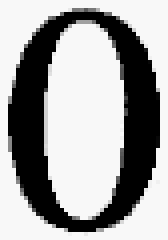
//> input picture openCVtest/ocr_templete/0_1.bmp, 42 x 60 px (shown 4 times larger)
$ ./test ocr_templete/0_1.bmp   (built with g++ and OpenCV 4)
//> lines starting //> are read from the running program, lines starting //| are printed output that depends on the picture; after the words box and inside, x2 and y2 are one past the last pixel; in counts of white or black regions, pixels touching at a corner belong together
### openCVtest/BlobLabeling.h
////////////////////////////////////////////////////
//
//  클래스 : CBlobLabeling
//
//                    by 마틴(http://martinblog.net)
#pragma once

#include <cv.h>
#include <highgui.h>

typedef struct
{
	bool	bVisitedFlag;
	CvPoint ptReturnPoint;
} Visited;

class  CBlobLabeling
{
public:
	CBlobLabeling(void);
public:
	~CBlobLabeling(void);

public:
	IplImage*	m_Image;				// 레이블링을 위한 이미지
	int			m_nThreshold;			// 레이블링 스레스홀드 값
	Visited*	m_vPoint;				// 레이블링시 방문정보
	int			m_nBlobs;				// 레이블의 갯수
	CvRect*		m_recBlobs;				// 각 레이블 정보


public:
	// 레이블링 이미지 선택
	void		SetParam(IplImage* image, int nThreshold);

	// 레이블링(실행)
	void		DoLabeling();

private:
	// 레이블링(동작)
	int		 Labeling(IplImage* image, int nThreshold);

	// 포인트 초기화
	void	 InitvPoint(int nWidth, int nHeight);
	void	 DeletevPoint();

	// 레이블링 결과 얻기
	void	 DetectLabelingRegion(int nLabelNumber, unsigned char *DataBuf, int nWidth, int nHeight);

	// 레이블링(실제 알고리즘)
	int		_Labeling(unsigned char *DataBuf, int nWidth, int nHeight, int nThreshold);

	// _Labling 내부 사용 함수
	int		__NRFIndNeighbor(unsigned char *DataBuf, int nWidth, int nHeight, int nPosX, int nPosY, int *StartX, int *StartY, int *EndX, int *EndY );
	int		__Area(unsigned char *DataBuf, int StartX, int StartY, int EndX, int EndY, int nWidth, int nLevel);
};

### openCVtest/BlobLabeling.cpp
//#include "StdAfx.h"
#include "BlobLabeling.h"

#define _DEF_MAX_BLOBS		10000
#define _DEF_MAX_LABEL		  100

CBlobLabeling::CBlobLabeling(void)
{
	m_nThreshold	= 0;
	m_nBlobs		= _DEF_MAX_BLOBS;
	m_Image			= NULL;
	m_recBlobs		= NULL;
}

CBlobLabeling::~CBlobLabeling(void)
{
	if( m_Image != NULL )	cvReleaseImage( &m_Image );

	if( m_recBlobs != NULL )
	{
		delete m_recBlobs;
		m_recBlobs = NULL;
	}
}

void CBlobLabeling::SetParam(IplImage* image, int nThreshold)
{
	if( m_recBlobs != NULL )
	{
		delete m_recBlobs;

		m_recBlobs	= NULL;
		m_nBlobs	= _DEF_MAX_BLOBS;
	}

	if( m_Image != NULL )	cvReleaseImage( &m_Image );

	m_Image			= cvCloneImage( image );

	m_nThreshold	= nThreshold;
}

void CBlobLabeling::DoLabeling()
{
	m_nBlobs = Labeling(m_Image, m_nThreshold);
}

int CBlobLabeling::Labeling(IplImage* image, int nThreshold)
{
	if( image->nChannels != 1 ) 	return 0;

	int nNumber;

	int nWidth	= image->width;
	int nHeight = image->height;

	unsigned char* tmpBuf = new unsigned char [nWidth * nHeight];

	int i,j;

	for(j=0;j<nHeight;j++)
	for(i=0;i<nWidth ;i++)
		tmpBuf[j*nWidth+i] = (unsigned char)image->imageData[j*image->widthStep+i];

	// 레이블링을 위한 포인트 초기화
	InitvPoint(nWidth, nHeight);

	// 레이블링
	nNumber = _Labeling(tmpBuf, nWidth, nHeight, nThreshold);

	// 포인트 메모리 해제
	DeletevPoint();

	if( nNumber != _DEF_MAX_BLOBS )		m_recBlobs = new CvRect [nNumber];

	if( nNumber != 0 )	DetectLabelingRegion(nNumber, tmpBuf, nWidth, nHeight);

	for(j=0;j<nHeight;j++)
	for(i=0;i<nWidth ;i++)
		image->imageData[j*image->widthStep+i] = tmpBuf[j*nWidth+i];

	delete tmpBuf;
	return nNumber;
}

// m_vPoint 초기화 함수
void CBlobLabeling::InitvPoint(int nWidth, int nHeight)
{
	int nX, nY;

	m_vPoint = new Visited [nWidth * nHeight];

	for(nY = 0; nY < nHeight; nY++)
	{
		for(nX = 0; nX < nWidth; nX++)
		{
			m_vPoint[nY * nWidth + nX].bVisitedFlag		= FALSE;
			m_vPoint[nY * nWidth + nX].ptReturnPoint.x	= nX;
			m_vPoint[nY * nWidth + nX].ptReturnPoint.y	= nY;
		}
	}
}

// [219 lines left out: functions DeletevPoint, _Labeling, DetectLabelingRegion, __NRFIndNeighbor, __Area, not called in this run]

### openCVtest/test.cpp
#include <opencv2/core/core.hpp>
#include <opencv2/imgproc/imgproc.hpp>
#include <opencv2/features2d/features2d.hpp>
#include <opencv2/highgui/highgui.hpp>
#include <vector>
#include <string>
#include <iostream>
#include "BlobLabeling.h"

#define RED_MASK 0xF800
#define GREEN_MASK 0x07E0
#define BLUE_MASK 0x001F

#define TEMPLATE_NUM 39
#define TEMPLATE_FONT 2

using namespace cv;
using namespace std;

IplImage *tImage[TEMPLATE_NUM][2];
int objCenterPosition[TEMPLATE_NUM][2];


// [94 lines left out: functions rgb565to888, matching, not called in this run]

IplImage* img_resize(IplImage* src_img, int height)
{
    IplImage* des_img;
    float scale;
         //세로  맞춤
	 scale = height/float(src_img->height);
    des_img=cvCreateImage(cvSize((src_img->width)*scale,(src_img->height)*scale),src_img->depth,src_img->nChannels);
    cvResize(src_img,des_img,CV_INTER_LINEAR);
    return des_img;
}

// [10 lines left out: function img_resizeto_screen, not called in this run]


int main( int argc, char** argv )
{
	 string definedInt1,definedInt2;
	 int definedIntStartFlg = 0;
	 int definedIntEndFlg = 0;
	 string definedIntVariable;
	 IplImage* pRgbImg = cvLoadImage(argv[1], 1 );
//> pRgbImg is the input picture: 60 rows x 42 cols, CV_8UC3; min 0, max 248, mean 160.7
    IplImage* pGrayImg = cvCreateImage(cvGetSize(pRgbImg),IPL_DEPTH_8U,1);


    IplImage labeledImg;
    //Mat* pMatLabeled;
    //Mat MatLabeled;
    vector<KeyPoint> v;

	 string formula;
	 string strTemp = "";
	 string outFormula;
	 imshow( "Original", pRgbImg );
//> (this line was passed over: imshow is not available in this run)

	//밝게
	//cvAddS(pRgbImg, CV_RGB(100,100,100), pRgbImg, NULL);

 	imshow( "Light", pRgbImg );
//> (this line was passed over: imshow is not available in this run)
	 //흑백 변환
	printf( "Gray scale Process\n" );
	cvCvtColor(pRgbImg,pGrayImg,CV_BGR2GRAY);
	imshow( "Gray", pGrayImg );
//> (this line was passed over: imshow is not available in this run)

//히스토그램
	// cvEqualizeHist(pGrayImg, pGrayImg);
//	imshow( "Histogram", pRgbImg );

	printf( "Image resize Process\n" );
	//300 , 400, 500 ,700 ,800 ~ height resize for templete
	 pGrayImg = img_resize(pGrayImg, 400);
//> in img_resize, `cvResize(src_img,des_img,CV_INTER_LINEAR);`:
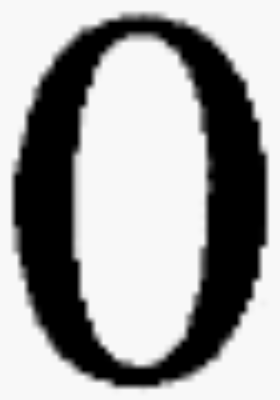
//> des_img: 400 rows x 280 cols, CV_8UC1; min 0, max 248, mean 160.6
	 imshow( "RESIZE", pGrayImg ); //arm에선 작동안함..
//> (this line was passed over: imshow is not available in this run)

	printf ("Binary Process\n" );
	 //binary Process 반전
	 cvAdaptiveThreshold(pGrayImg, pGrayImg, 255, CV_ADAPTIVE_THRESH_MEAN_C, CV_THRESH_BINARY_INV, 51, 10);
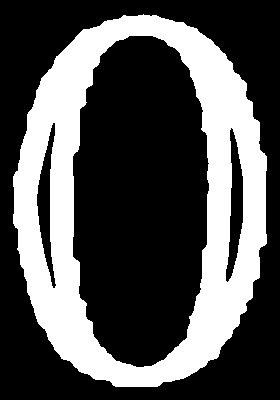
//> pGrayImg: 400 rows x 280 cols, CV_8UC1; 32.4% white; 1 white region, box (x1, y1, x2, y2) and area: (13, 14, 267, 387) 36339
    //cvThreshold(pGrayImg, pGrayImg, 10.0, 255.0, CV_THRESH_BINARY_INV | CV_THRESH_OTSU);
 	 //threshold(pGrayImg, pGrayImg, 127, 255, CV_THRESH_BINARY_INV | CV_THRESH_OTSU);
	 imshow( "Binary", pGrayImg );
//> (this line was passed over: imshow is not available in this run)

	  //여백 넣기
    IplImage* pGrayImg2 = cvCreateImage(cvSize(pGrayImg->width+20, pGrayImg->height+20), 8, pGrayImg->nChannels);
	 //cvSet(pGrayImg2,CV_RGB(255,255,255));
	 cvSetImageROI(pGrayImg2, cvRect(20,20,pGrayImg->width-20,pGrayImg->height-20));
	 cvSetImageROI(pGrayImg, cvRect(10,10,pGrayImg->width-20,pGrayImg->height-20));
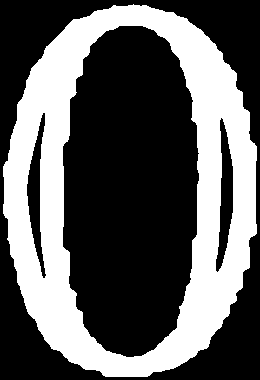
//> pGrayImg: 380 rows x 260 cols, CV_8UC1; 36.8% white; 1 white region, box (x1, y1, x2, y2) and area: (3, 4, 257, 377) 36339
	 cvCopy(pGrayImg,pGrayImg2);
	 cvResetImageROI(pGrayImg2);
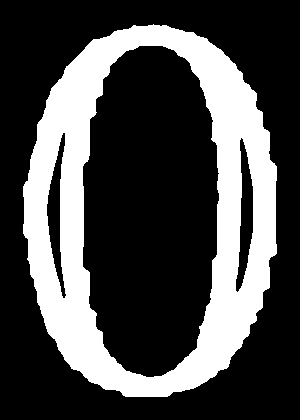
//> pGrayImg2: 420 rows x 300 cols, CV_8UC1; 28.8% white; 1 white region, box (x1, y1, x2, y2) and area: (23, 24, 277, 397) 36339
	 imshow( "ADD ", pGrayImg2 );
//> (this line was passed over: imshow is not available in this run)
	 cvReleaseImage(&pGrayImg);


    IplImage* pLabeledImg = cvCreateImage(cvSize(pGrayImg2->width, pGrayImg2->height), 8, 3);
    IplImage* pGrayImg_inv = cvCreateImage(cvSize(pGrayImg2->width, pGrayImg2->height), 8, pGrayImg2->nChannels);


    IplConvKernel *element1;
    element1 = cvCreateStructuringElementEx (3, 3, 2, 2, CV_SHAPE_RECT, NULL);
    IplConvKernel *element2;
    element2 = cvCreateStructuringElementEx (3, 3, 2, 2, CV_SHAPE_RECT, NULL); // 필터의 크기를 5x5로 설정

	printf( "Filter Process\n" );
	// 팽창/
   cvDilate( pGrayImg2, pGrayImg2, element1, 1);
	imshow( "Dilate", pGrayImg2 );
//> (this line was passed over: imshow is not available in this run)


    	  //스무스
    cvSmooth(pGrayImg2,pGrayImg2, CV_MEDIAN, 3);
//> pGrayImg2: 420 rows x 300 cols, CV_8UC1; 31.2% white; 1 white region, box (x1, y1, x2, y2) and area: (23, 24, 279, 399) 39295
    cvThreshold( pGrayImg2, pGrayImg2, 127, 255, CV_THRESH_BINARY | CV_THRESH_OTSU);

	imshow( "cvSmooth", pGrayImg2 );
//> (this line was passed over: imshow is not available in this run)
	// 침식
    cvErode(pGrayImg2, pGrayImg2, element2, 1);
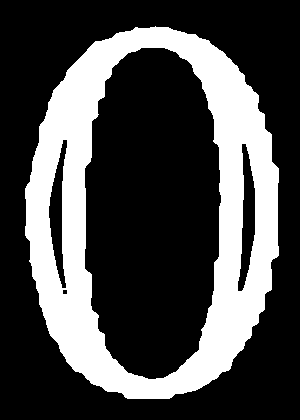
//> pGrayImg2: 420 rows x 300 cols, CV_8UC1; 28.9% white; 1 white region, box (x1, y1, x2, y2) and area: (25, 26, 279, 399) 36405
	imshow( "Erode", pGrayImg2 );
//> (this line was passed over: imshow is not available in this run)
    	//반전에 반전 (원본)
   cvNot(pGrayImg2, pGrayImg_inv);
   cvCvtColor( pGrayImg_inv, pLabeledImg, CV_GRAY2RGB);

	imshow( "Filtered", pGrayImg_inv );
//> (this line was passed over: imshow is not available in this run)

	printf ("Labeling Process\n" );
	CBlobLabeling blob;
   blob.SetParam( pGrayImg2, 5 );

   blob.DoLabeling();
//> (the run ends here: the program needs code that is not available in this run, at `m_vPoint[nY * nWidth + nX].bVisitedFlag		= FALSE;`)

$ run again, with openCVtest/ocr_templete/0_2.bmp copied over openCVtest/ocr_templete/0_1.bmp
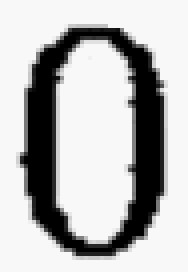
//> input picture openCVtest/ocr_templete/0_2.bmp, 47 x 68 px (shown 4 times larger)
//> pRgbImg is the input picture: 68 rows x 47 cols, CV_8UC3; min 0, max 248, mean 183.6
//> `cvAdaptiveThreshold(pGrayImg, pGrayImg, 255, CV_ADAPTIVE_THRESH_MEAN_C..`:
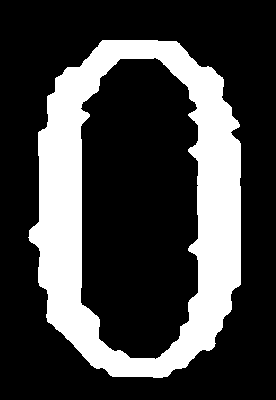
//> pGrayImg: 400 rows x 276 cols, CV_8UC1; 25.7% white; 1 white region, box (x1, y1, x2, y2) and area: (28, 40, 241, 378) 28418
//> `cvErode(pGrayImg2, pGrayImg2, element2, 1);`:
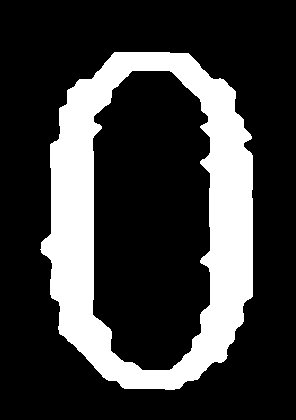
//> pGrayImg2: 420 rows x 296 cols, CV_8UC1; 22.9% white; 1 white region, box (x1, y1, x2, y2) and area: (40, 52, 253, 390) 28436

$ run again, with openCVtest/ocr_templete/1_2.bmp copied over openCVtest/ocr_templete/0_1.bmp
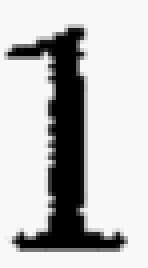
//> input picture openCVtest/ocr_templete/1_2.bmp, 37 x 67 px (shown 4 times larger)
//> pRgbImg is the input picture: 67 rows x 37 cols, CV_8UC3; min 0, max 248, mean 192.3
//> `cvSetImageROI(pGrayImg, cvRect(10,10,pGrayImg->width-20,pGrayImg->heig..`:
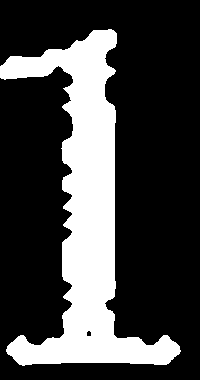
//> pGrayImg: 380 rows x 200 cols, CV_8UC1; 26% white; 1 white region, box (x1, y1, x2, y2) and area: (0, 29, 181, 366) 19727
//> `cvErode(pGrayImg2, pGrayImg2, element2, 1);`:
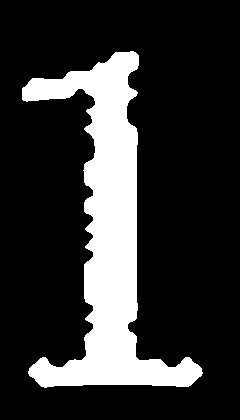
//> pGrayImg2: 420 rows x 240 cols, CV_8UC1; 19.6% white; 1 white region, box (x1, y1, x2, y2) and area: (22, 51, 203, 388) 19764

$ run again, with openCVtest/ocr_templete/2_2.bmp copied over openCVtest/ocr_templete/0_1.bmp
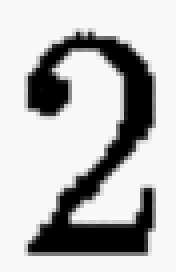
//> input picture openCVtest/ocr_templete/2_2.bmp, 44 x 68 px (shown 4 times larger)
//> pRgbImg is the input picture: 68 rows x 44 cols, CV_8UC3; min 0, max 248, mean 186.4
//> `cvAdaptiveThreshold(pGrayImg, pGrayImg, 255, CV_ADAPTIVE_THRESH_MEAN_C..`:
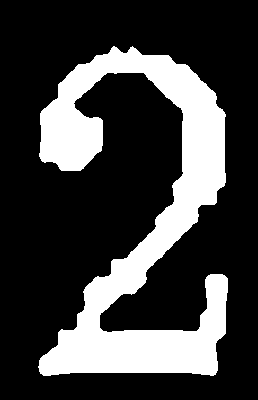
//> pGrayImg: 400 rows x 258 cols, CV_8UC1; 24.7% white; 1 white region, box (x1, y1, x2, y2) and area: (38, 46, 228, 376) 25486
//> `cvErode(pGrayImg2, pGrayImg2, element2, 1);`:
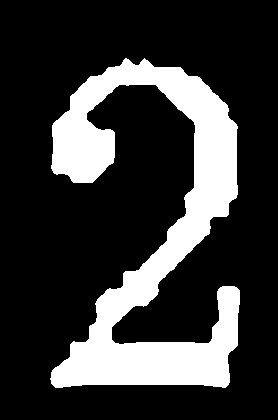
//> pGrayImg2: 420 rows x 278 cols, CV_8UC1; 21.8% white; 1 white region, box (x1, y1, x2, y2) and area: (50, 58, 240, 388) 25486
